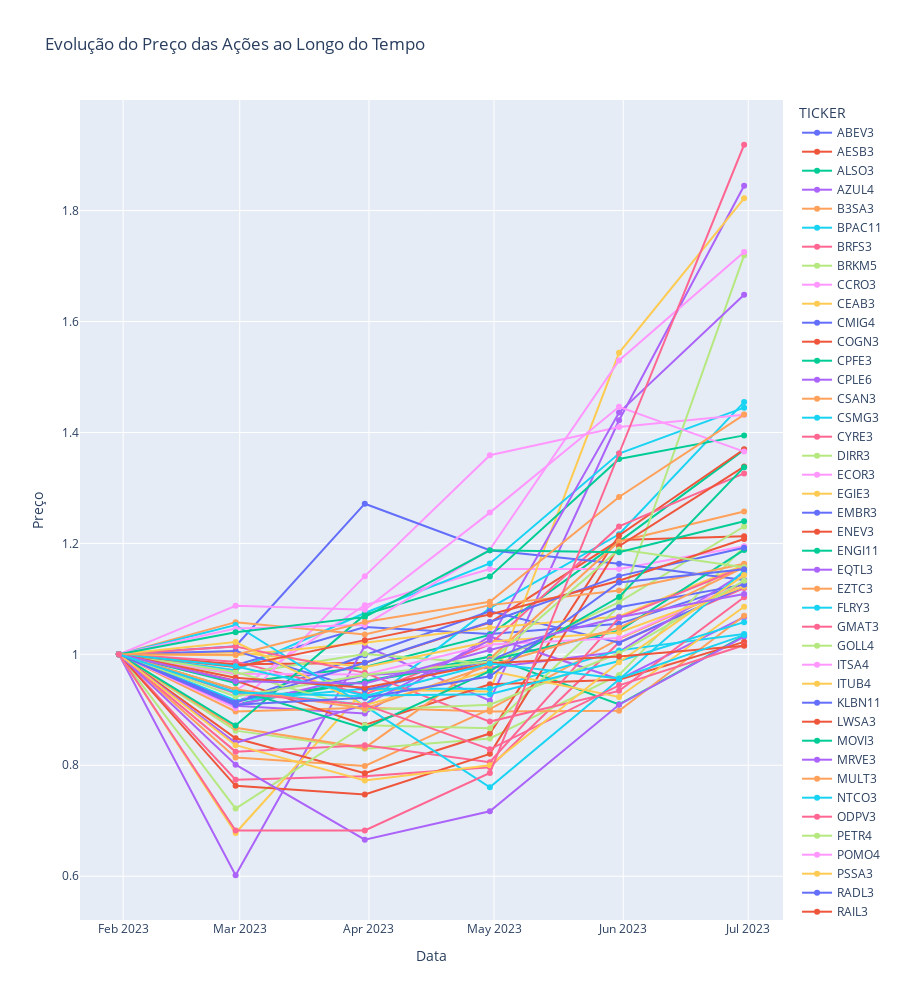

This figure's notebook cell:
### Markdown cell above
# Plot de grafico acoes com retornos positivos NO FINAL DO PERIODO DE 6 MESES

### Code cell
ret_maiores_que_1 = df_precos_pivotada_normalizada.loc[:, df_precos_pivotada_normalizada.loc[df_precos_pivotada_normalizada.index[-1]] >= 1]
ret_maiores_que_1

figura = go.Figure()

for col in ret_maiores_que_1.columns:
    trace = go.Scatter(x=ret_maiores_que_1.index, y=ret_maiores_que_1[col], mode='lines+markers', name=col)
    figura.add_trace(trace)

figura.update_layout(title='Evolução do Preço das Ações ao Longo do Tempo')
figura.update_layout(legend_title_text='TICKER')

figura.update_layout(
    title='Evolução do Preço das Ações ao Longo do Tempo',
    legend_title_text='TICKER',
    xaxis_title='Data',
    yaxis_title='Preço',
    height=1000
)

figura.show()
